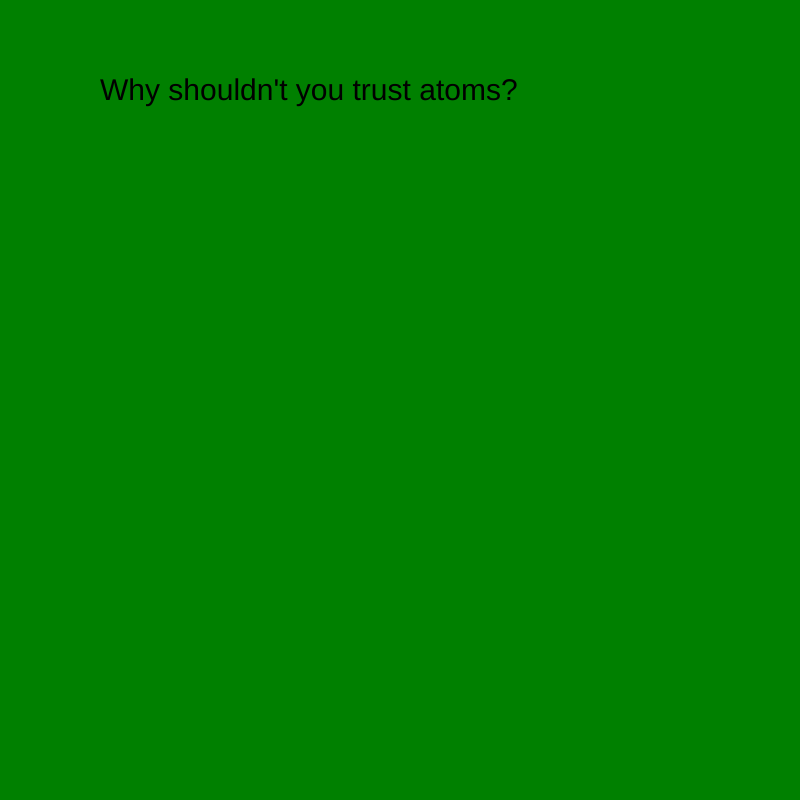
Frame 1 (no input)
Frame 60 (no input): identical to frame 1, image omitted
Frame 120 (the mouse pressed at the canvas centre since frame 60): identical to frame 1, image omitted

The p5.js sketch that drew this single still picture (run headless with seeded random() and noise() and a simulated clock; from frame 60 on, the mouse is pressed at the canvas centre):

// p5.js sketch
// ── sketch.js
var myState = 0 ;
var timer = 0 ;

// funciton preload(){
//   // preload goes before setup
// }

function setup() {
  // put setup code here
  createCanvas (800, 800)
}

function draw() {
  // put drawing code here
  background('green') ;
  switch(myState){
    // you can write myState = 1 HERE to test it
    case 0:
    textSize(30)
    text("Why shouldn't you trust atoms?", 100, 100) ;
    timer ++ ;
    if (timer > 200) {
      myState = 1 ;
      timer = 0 ;
    }
    break ;

    case 1:
    textSize(40)
    text("They make up everything!", 100, 100) ;

    timer ++ ;
    if (timer > 200) {
      myState = 0 ;
      timer = 0 ;
    }
    break ;

    // case 2:
    // text("2.", 100, 100) ;
    // break ;
    //
    // case 3:
    // text("3.", 100, 100) ;
    // break ;



  }
}

function mouseReleased() {
  myState = myState + 1 ;
  if (myState > 1) {
    myState = 0 ;
  }

}
